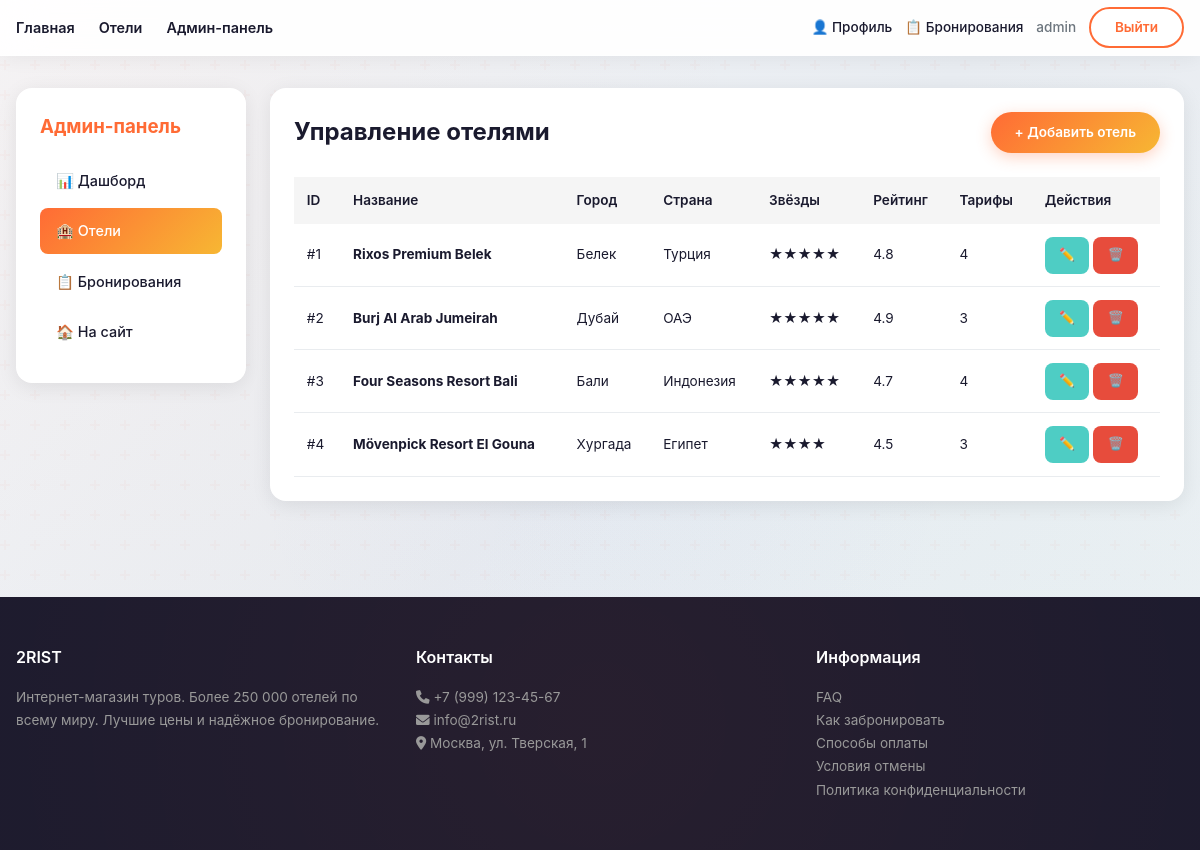
Screenshot of /admin/hotels (signed in) with the database file from the repository.
### app.py (models this page shows, shortened)
class Hotel(db.Model):
    id = db.Column(db.Integer, primary_key=True)
    name = db.Column(db.String(200), nullable=False)
    country = db.Column(db.String(100), nullable=False)
    city = db.Column(db.String(100), nullable=False)
    address = db.Column(db.String(300))
    stars = db.Column(db.Integer)
    description = db.Column(db.Text)
    image_url = db.Column(db.String(500))
    image_url_2 = db.Column(db.String(500))
    image_url_3 = db.Column(db.String(500))
    image_url_4 = db.Column(db.String(500))
    rating = db.Column(db.Float, default=0.0)
    created_at = db.Column(db.DateTime, default=datetime.utcnow)
    tariffs = db.relationship('Tariff', backref='hotel', lazy=True, cascade="all, delete-orphan")
    reviews = db.relationship('Review', backref='hotel', lazy=True, cascade="all, delete-orphan")

### app.py (the view)
@app.route('/admin/hotels')
@admin_required
def admin_hotels():
    hotels = Hotel.query.all()
    return render_template('admin/hotels.html', hotels=hotels, hide_hero=True)

### app.py (called while the page is built)
def admin_required(f):
    @wraps(f)
    def decorated_function(*args, **kwargs):
        if 'user_id' not in session or session.get('role') != 'admin':
            flash('Доступ запрещен', 'danger')
            return redirect(url_for('index'))
        return f(*args, **kwargs)
    return decorated_function

### templates/admin/hotels.html (shortened to what this page needs)
{% extends "base.html" %}
{% block content %}
<div class="admin-layout">
    <div class="admin-sidebar">
        <h3 style="margin-bottom: 1rem; color: var(--primary-orange);">Админ-панель</h3>
        <ul class="admin-menu">
            <li><a href="{{ url_for('admin_panel') }}">📊 Дашборд</a></li>
            <li><a href="{{ url_for('admin_hotels') }}" class="active">🏨 Отели</a></li>
            <li><a href="{{ url_for('admin_bookings') }}">📋 Бронирования</a></li>
            <li><a href="{{ url_for('index') }}">🏠 На сайт</a></li>
        </ul>
    </div>
    <div class="admin-content">
        <div style="display: flex; justify-content: space-between; align-items: center; margin-bottom: 1.5rem;">
            <h2>Управление отелями</h2>
            <a href="{{ url_for('admin_add_hotel') }}" class="btn-book" style="width: auto; padding: 0.6rem 1.5rem;">+ Добавить отель</a>
        </div>
        {% if hotels %}
        <div class="table-responsive">
            <table class="admin-table">
                <thead>
                    <tr>
                        <th>ID</th>
                        <th>Название</th>
                        <th>Город</th>
                        <th>Страна</th>
                        <th>Звёзды</th>
                        <th>Рейтинг</th>
                        <th>Тарифы</th>
                        <th>Действия</th>
                    </tr>
                </thead>
                <tbody>
                    {% for hotel in hotels %}
                    <tr>
                        <td>#{{ hotel.id }}</td>
                        <td><strong>{{ hotel.name }}</strong></td>
                        <td>{{ hotel.city }}</td>
                        <td>{{ hotel.country }}</td>
                        <td>{% for i in range(hotel.stars) %}★{% endfor %}</td>
                        <td>{{ "%.1f"|format(hotel.rating) }}</td>
                        <td>{{ hotel.tariffs|length }}</td>
                        <td>
                            <a href="{{ url_for('admin_edit_hotel', hotel_id=hotel.id) }}" class="btn-sm btn-edit">✏️</a>
                            <a href="{{ url_for('admin_delete_hotel', hotel_id=hotel.id) }}" class="btn-sm btn-delete" onclick="return confirm('Удалить отель {{ hotel.name }}?')">🗑️</a>
                        </td>
                    </tr>
                    {% endfor %}
                </tbody>
            </table>
        </div>
        {% else %}
        <p style="text-align: center; color: var(--text-gray); padding: 3rem;">Нет отелей</p>
        {% endif %}
    </div>
</div>
{% endblock %}

### templates/base.html (shortened to what this page needs)
<!DOCTYPE html>
<html lang="ru">
<head>
    <link rel="stylesheet" href="{{ url_for('static', filename='style/style.css') }}">
    <link rel="stylesheet" href="https://cdnjs.cloudflare.com/ajax/libs/font-awesome/6.0.0/css/all.min.css">
</head>
<body>
    <header class="header">
        <div class="header-content">
            <nav class="nav-menu">
                <a href="{{ url_for('index') }}">Главная</a>
                <a href="{{ url_for('hotels') }}">Отели</a>
                {% if session.get('role') == 'admin' %}
                <a href="{{ url_for('admin_panel') }}">Админ-панель</a>
                {% endif %}
            </nav>
            <div class="header-actions">
                {% if session.get('user_id') %}
                    <a href="{{ url_for('profile') }}" class="header-link">👤 Профиль</a>
<a href="{{ url_for('my_bookings') }}" class="header-link">📋 Бронирования</a>
                    <span class="user-info">{{ session.get('username') }}</span>
                    <a href="{{ url_for('logout') }}" class="btn-login">Выйти</a>
                {% else %}
                    <a href="{{ url_for('login') }}" class="btn-login">Войти</a>
                    <a href="{{ url_for('register') }}" class="btn-register">Регистрация</a>
                {% endif %}
            </div>
        </div>
    </header>
    <main class="main-content">
        {% block content %}{% endblock %}
    </main>
    <footer class="footer">
        <div class="footer-content">
            <div>
                <h4>2RIST</h4>
                <p>Интернет-магазин туров. Более 250 000 отелей по всему миру. Лучшие цены и надёжное бронирование.</p>
            </div>
            <div>
                <h4>Контакты</h4>
                <p><i class="fas fa-phone"></i> +7 (999) 123-45-67</p>
                <p><i class="fas fa-envelope"></i> info@2rist.ru</p>
                <p><i class="fas fa-map-marker-alt"></i> Москва, ул. Тверская, 1</p>
            </div>
            <div>
                <h4>Информация</h4>
                <p><a href="{{ url_for('faq') }}">FAQ</a></p>
                <p><a href="{{ url_for('how_to_book') }}">Как забронировать</a></p>
                <p><a href="{{ url_for('payment_methods') }}">Способы оплаты</a></p>
                <p><a href="{{ url_for('cancellation_policy') }}">Условия отмены</a></p>
                <p><a href="{{ url_for('privacy_policy') }}">Политика конфиденциальности</a></p>
            </div>
        </div>
    </footer>
</body>
</html>

### rows the page displays
Hotel: id "1", name "Rixos Premium Belek", city "Белек", country "Турция", stars 5 (drawn), rating "4.8", tariffs|length "4"
Hotel: id "2", name "Burj Al Arab Jumeirah", city "Дубай", country "ОАЭ", stars 5 (drawn), rating "4.9", tariffs|length "3"
Hotel: id "3", name "Four Seasons Resort Bali", city "Бали", country "Индонезия", stars 5 (drawn), rating "4.7", tariffs|length "4"
Hotel: id "4", name "Mövenpick Resort El Gouna", city "Хургада", country "Египет", stars 4 (drawn), rating "4.5", tariffs|length "3"

### other values shown
{{ session.get('username') }} "admin"
